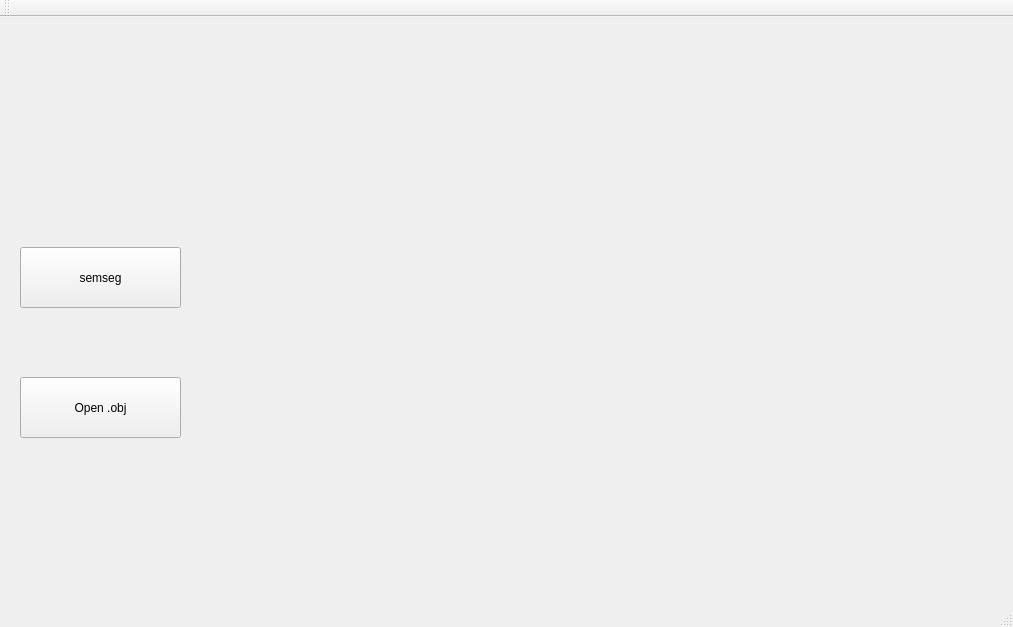
<?xml version="1.0" encoding="UTF-8"?>
<ui version="4.0">
 <class>SemSeg</class>
 <widget class="QMainWindow" name="SemSeg">
  <property name="geometry">
   <rect>
    <x>0</x>
    <y>0</y>
    <width>1013</width>
    <height>627</height>
   </rect>
  </property>
  <property name="windowTitle">
   <string>SemSeg</string>
  </property>
  <widget class="QWidget" name="centralWidget">
   <widget class="QPushButton" name="pushButton_semseg">
    <property name="geometry">
     <rect>
      <x>20</x>
      <y>230</y>
      <width>161</width>
      <height>61</height>
     </rect>
    </property>
    <property name="text">
     <string>semseg</string>
    </property>
   </widget>
   <widget class="QVTKWidget" name="qvtkWidget" native="true">
    <property name="geometry">
     <rect>
      <x>219</x>
      <y>20</y>
      <width>761</width>
      <height>481</height>
     </rect>
    </property>
   </widget>
   <widget class="QPushButton" name="pushButton_openobj">
    <property name="geometry">
     <rect>
      <x>20</x>
      <y>360</y>
      <width>161</width>
      <height>61</height>
     </rect>
    </property>
    <property name="text">
     <string>Open .obj</string>
    </property>
   </widget>
  </widget>
  <widget class="QMenuBar" name="menuBar">
   <property name="geometry">
    <rect>
     <x>0</x>
     <y>0</y>
     <width>1013</width>
     <height>31</height>
    </rect>
   </property>
  </widget>
  <widget class="QToolBar" name="mainToolBar">
   <attribute name="toolBarArea">
    <enum>TopToolBarArea</enum>
   </attribute>
   <attribute name="toolBarBreak">
    <bool>false</bool>
   </attribute>
  </widget>
  <widget class="QStatusBar" name="statusBar"/>
 </widget>
 <layoutdefault spacing="6" margin="11"/>
 <customwidgets>
  <customwidget>
   <class>QVTKWidget</class>
   <extends>QWidget</extends>
   <header location="global">QVTKWidget.h</header>
   <container>1</container>
  </customwidget>
 </customwidgets>
 <resources/>
 <connections/>
</ui>
